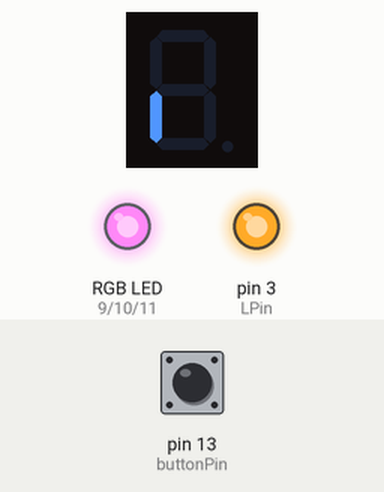
The sketch below on a simulated Arduino Uno, built with avr-gcc and run on an emulated ATmega328P. Shown: 1-digit seven-segment display, an RGB LED mixed from three pins (HIGH = lit), output pins drawn as LEDs (lit = HIGH). Wiring (inferred from the names in the program): 1-digit 7-segment display, segments lit when HIGH: segments pin 2, pin 12, pin 4, pin 5, pin 6, pin 7, pin 8. Inputs (shaded band) come from the test bench; at power-on: pin 13 (buttonPin) HIGH. The segment pins are drawn as the display they are named for; pins used as bus, display or sensor lines are not drawn.

Above: at 7.4 s.
7.5 s: pin 13 (buttonPin) pulled LOW for 3.2 s
At 8.05 s:
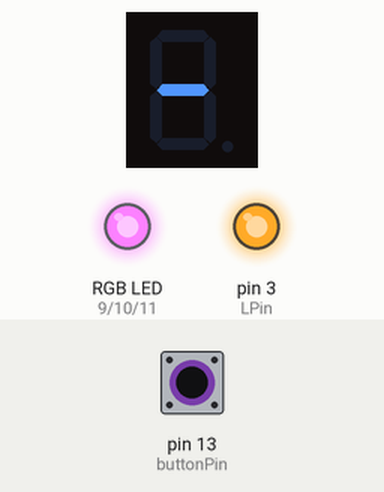
At 8.68 s:
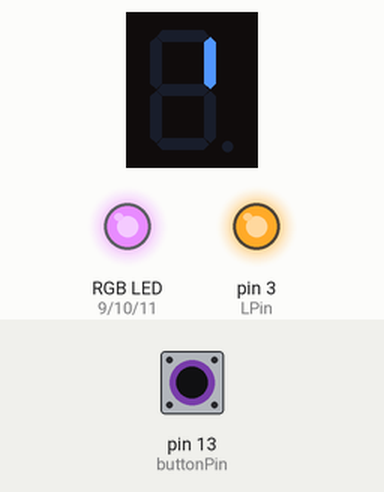
Timing chart, 0 to 29.2 s (numbered marks = the images above; inputs shaded):
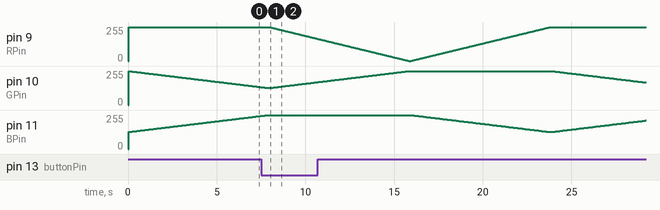

The sketch:

WakeUpLight.ino
```cpp
const byte display[]={2,12,4,5,6,7,8};
const byte RPin=9, GPin=10, BPin=11, LPin=3;
const byte buttonPin=13;

boolean buttonPressed(){
	static boolean p=false;
	static byte buttonState=LOW, buttonPrevState=buttonState, ledState=LOW;

	if((buttonState=digitalRead(buttonPin))==buttonPrevState)
		return false;
	if(buttonState==LOW){
		buttonPrevState=LOW;
		return true;
	}
	buttonPrevState=buttonState;
	return false;
}

void start7Segment(){
	for(byte s=0;s<=5;s++)
		digitalWrite(display[s], 1);
	digitalWrite(display[6], 0);
}


byte addTo7Segment(){
	static byte i=0;

	switch((++i)%=13){
		case 0: digitalWrite(display[0], 1); digitalWrite(display[5], 1);
			digitalWrite(display[6], 0);
			break;
		case 1: digitalWrite(display[0], 0); digitalWrite(display[3], 0); digitalWrite(display[4], 0); digitalWrite(display[5], 0);
			break;
		case 2: digitalWrite(display[0], 1); digitalWrite(display[3], 1); digitalWrite(display[4], 1); digitalWrite(display[6], 1);
			digitalWrite(display[2], 0);
			break;
		case 3:	digitalWrite(display[2], 1);
			digitalWrite(display[4], 0);
			break;
		case 4: digitalWrite(display[5], 1);
			digitalWrite(display[0], 0); digitalWrite(display[3], 0);
			break;
		case 5:	digitalWrite(display[0], 1); digitalWrite(display[3], 1);
			digitalWrite(display[1], 0);
			break;
		case 6:	digitalWrite(display[4], 1);
			break;
		case 7: digitalWrite(display[1], 1);
			digitalWrite(display[3], 0); digitalWrite(display[4], 0); digitalWrite(display[6], 0);
			break;
		case 8: digitalWrite(display[3], 1); digitalWrite(display[4], 1); digitalWrite(display[6], 1);
			break;
		case 9: digitalWrite(display[4], 0);
			break;
		case 10: digitalWrite(display[4], 1);
			 digitalWrite(display[1], 0); digitalWrite(display[5], 0);
			 break;
		case 11: digitalWrite(display[0], 0);
			 break;
		case 12: digitalWrite(display[1], 1);
			 break;
	}
	return i;
}

void startAlarm(byte alarm){
	if(alarm==0)
		return;

	for(int s=0; s<7; s++)
		digitalWrite(display[s], 0);
	digitalWrite(RPin, 1);
	digitalWrite(GPin, 1);
	digitalWrite(BPin, 1);

	delay((alarm-1)*3600000+1800000);

	long time=millis(), s=0;
	for(int res=1, s=1; (res)!=0; res=s%256){
		if(millis()-time>(long)14000){
			s++;
			time=millis();
		}
		analogWrite(RPin, 255-res);
		analogWrite(GPin, 255-res/2);
		if(res>127)
			analogWrite(BPin, 382-res);
	}
	delay(3600000);
}


int stateHVS(int st, const int res){
	if(st<3){
		switch(st%3){
			case 0: return 255;
			case 1: return 255-res;
			case 2: return res;
		}
	}
	switch(st%3){
		case 0: return 255;
		case 1: return 255-(res)/2;
		case 2: return res/2+128;
	}

}

void powerHVS(){
	static long anal=millis();

	static long s=0;
	static int res=0, is=0;
	if(millis()-anal >(long)30){
		s++;
		if((res=s%256)==0)
			is++;
		analogWrite(RPin, stateHVS((is)%3, res));
		analogWrite(GPin, stateHVS((is+1)%3+3, res));
		analogWrite(BPin, stateHVS((is+2)%3+3, res));
		anal=millis();
	}
}

void seg7InfinitCircle(){
	const int seq[]={0,1,6,4,3,2,6,5};

	static long i=0, time=millis();
	digitalWrite(display[seq[i]], HIGH);
	if(millis()-time>(long)200){
		digitalWrite(display[seq[i++]], LOW);
		time=millis();
	}
	if(i==8)
		i=0;

}


void setup(){
	for(int i=2; i<13; i++)
		pinMode(i, OUTPUT);
	pinMode(13, INPUT);

	digitalWrite(LPin, 1);

	start7Segment();
}

void loop(){

	//delay(8*60*60*1000);

	static byte alarm=0, p=-1;
	static long time=millis();
	if(p && buttonPressed()){
		alarm=addTo7Segment();
		time=millis();
	}

	if(p && millis()-time>(long)5000){
		p=0;
		startAlarm(alarm);
	}

	powerHVS();

	if(p==0) seg7InfinitCircle();

}
```
